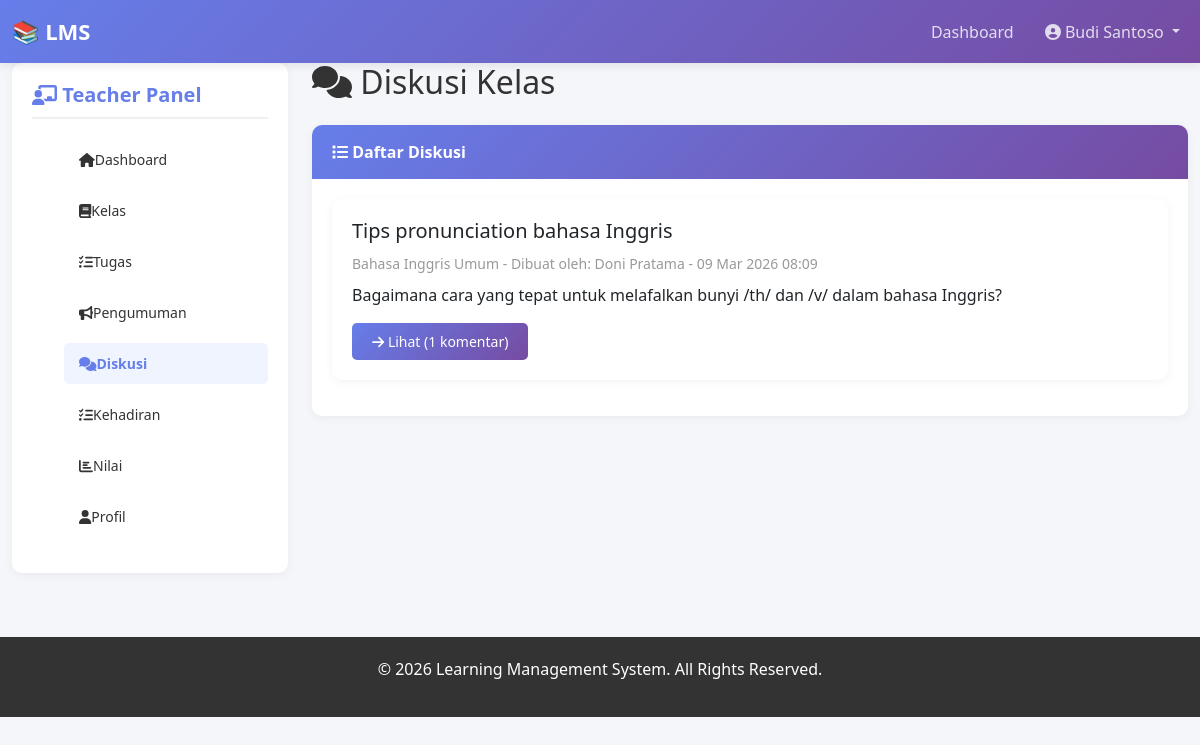
Page /teacher/discussions.php (signed in) on the committed database.
### tables this page shows
CREATE TABLE `discussions` (
  `id` int(11) NOT NULL,
  `class_id` int(11) NOT NULL,
  `title` varchar(255) NOT NULL,
  `content` text NOT NULL,
  `created_by` int(11) NOT NULL,
  `created_at` timestamp NOT NULL DEFAULT current_timestamp(),
  `updated_at` timestamp NOT NULL DEFAULT current_timestamp() ON UPDATE current_timestamp()
);

CREATE TABLE `classes` (
  `id` int(11) NOT NULL,
  `code` varchar(20) NOT NULL,
  `name` varchar(100) NOT NULL,
  `description` text DEFAULT NULL,
  `teacher_id` int(11) NOT NULL,
  `class_image` varchar(255) DEFAULT NULL,
  `status` enum('active','inactive') DEFAULT 'active',
  `created_at` timestamp NOT NULL DEFAULT current_timestamp(),
  `updated_at` timestamp NOT NULL DEFAULT current_timestamp() ON UPDATE current_timestamp()
);

CREATE TABLE `users` (
  `id` int(11) NOT NULL,
  `username` varchar(50) NOT NULL,
  `email` varchar(100) NOT NULL,
  `password` varchar(300) DEFAULT NULL,
  `full_name` varchar(100) NOT NULL,
  `phone` varchar(15) DEFAULT NULL,
  `role` enum('admin','teacher','student') NOT NULL,
  `avatar` varchar(255) DEFAULT NULL,
  `bio` text DEFAULT NULL,
  `status` enum('active','inactive') DEFAULT 'active',
  `created_at` timestamp NOT NULL DEFAULT current_timestamp(),
  `updated_at` timestamp NOT NULL DEFAULT current_timestamp() ON UPDATE current_timestamp()
);

### teacher/discussions.php (the view, shortened to what this page needs)
<?php
require '../includes/config.php';
$teacher_id = $_SESSION['user_id'];
$discussions_query = "SELECT d.*, c.name as class_name, u.full_name FROM discussions d
                     JOIN classes c ON d.class_id = c.id
                     JOIN users u ON d.created_by = u.id
                     WHERE c.teacher_id = $teacher_id ORDER BY d.created_at DESC";
$discussions = $conn->query($discussions_query);
require '../includes/header.php';
?>
<div class="col-md-3 mb-4">
    <div class="sidebar">
        <h5><i class="fas fa-chalkboard-user"></i> Teacher Panel</h5>
        <ul class="sidebar-menu">
            <li><a href="dashboard.php"><i class="fas fa-home"></i> Dashboard</a></li>
            <li><a href="classes.php"><i class="fas fa-book"></i> Kelas</a></li>
            <li><a href="assignments.php"><i class="fas fa-tasks"></i> Tugas</a></li>
            <li><a href="announcements.php"><i class="fas fa-bullhorn"></i> Pengumuman</a></li>
            <li><a href="discussions.php" class="active"><i class="fas fa-comments"></i> Diskusi</a></li>
            <li><a href="attendance.php"><i class="fas fa-list-check"></i> Kehadiran</a></li>
            <li><a href="grades.php"><i class="fas fa-chart-bar"></i> Nilai</a></li>
            <li><a href="profile.php"><i class="fas fa-user"></i> Profil</a></li>
        </ul>
    </div>
</div>
<div class="col-md-9">
    <h2 class="mb-4"><i class="fas fa-comments"></i> Diskusi Kelas</h2>
    <div class="card">
        <div class="card-header">
            <i class="fas fa-list"></i> Daftar Diskusi
        </div>
        <div class="card-body">
            <?php if ($discussions->num_rows > 0): ?>
                <?php while ($discussion = $discussions->fetch_assoc()):
                    $comments_count = $conn->query("SELECT COUNT(*) as count FROM discussion_comments WHERE discussion_id = {$discussion['id']}")->fetch_assoc()['count'];
                ?>
                    <div class="card mb-3">
                        <div class="card-body">
                            <h5><?php echo $discussion['title']; ?></h5>
                            <p class="text-muted mb-2">
                                <small><?php echo $discussion['class_name']; ?> -
                                    Dibuat oleh: <?php echo $discussion['full_name']; ?> -
                                    <?php echo date('d M Y H:i', strtotime($discussion['created_at'])); ?>
                                </small>
                            </p>
                            <p><?php echo substr($discussion['content'], 0, 150); ?></p>
                            <a href="view_discussion.php?id=<?php echo $discussion['id']; ?>" class="btn btn-sm btn-primary">
                                <i class="fas fa-arrow-right"></i> Lihat (<?php echo $comments_count; ?> komentar)
                            </a>
                        </div>
                    </div>
                <?php endwhile; ?>
            <?php else: ?>
                <p class="text-muted text-center">Belum ada diskusi</p>
            <?php endif; ?>
        </div>
    </div>
</div>
<?php require '../includes/footer.php'; ?>

### assets/css/style.css (style rules this page uses)
* { margin: 0; padding: 0; box-sizing: border-box; }
body { font-family: 'Segoe UI', Tahoma, Geneva, Verdana, sans-serif; background-color: #f5f6fa; color: #333; }
.sidebar { background: white; border-radius: 10px; padding: 20px; box-shadow: 0 2px 10px rgba(0, 0, 0, 0.05); position: sticky; top: 20px; height: fit-content; }
.sidebar h5 { color: #667eea; font-weight: bold; margin-bottom: 20px; padding-bottom: 10px; border-bottom: 2px solid #f0f0f0; }
.sidebar-menu { list-style: none; }
.sidebar-menu li { margin-bottom: 10px; }
.sidebar-menu a { color: #333; text-decoration: none; display: flex; align-items: center; padding: 10px 15px; border-radius: 5px; transition: 0.3s; font-size: 14px; }
.sidebar-menu a:hover, .sidebar-menu a.active { background: #f0f4ff; color: #667eea; font-weight: bold; }
.card { border: none; border-radius: 10px; box-shadow: 0 2px 10px rgba(0, 0, 0, 0.05); transition: 0.3s; margin-bottom: 20px; }
.card-header { background: linear-gradient(135deg, #667eea 0%, #764ba2 100%); color: white; border: none; border-radius: 10px 10px 0 0 !important; padding: 15px 20px; font-weight: bold; }
.card-body { padding: 20px; }
.btn-primary { background: linear-gradient(135deg, #667eea 0%, #764ba2 100%); border: none; border-radius: 5px; padding: 8px 20px; transition: 0.3s; }
.text-muted { color: #999 !important; }

### rows in the picture
discussions: title "Tips pronunciation bahasa Inggris", class.name "Bahasa Inggris Umum", created_by.full_name "Doni Pratama", created_at "09 Mar 2026 08:09", content "Bagaimana cara yang tepat untuk melafalkan bunyi /th/ dan /v/ dalam bahasa Inggris?", comments_count "1"

### other values in the picture
substr($full_name, 0, 20) "Budi Santoso"
